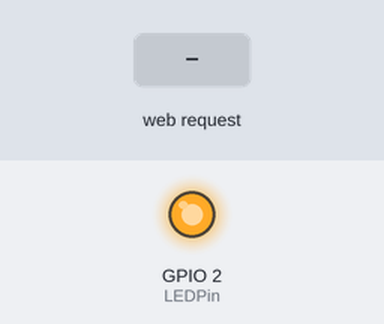
Recording of a sketch running on a simulated ESP8266 (NodeMCU). Shown: output pins drawn as LEDs (lit = HIGH). Inputs (shaded band) come from the test bench. WiFi joins after 1.5 s; servers stay silent unless stated; what the sketch prints to the serial monitor is not drawn.

Above: at 3.7 s.
3.8 s: HTTP request GET /LEDToggle received
At 4.7 s:
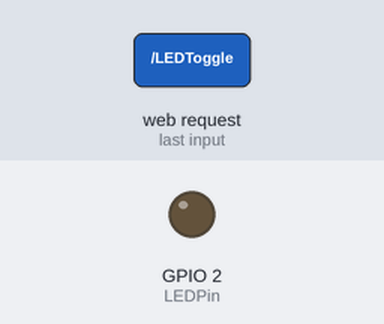
Timing chart, 0 to 6.8 s (numbered marks = the images above; inputs shaded):
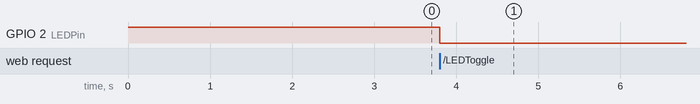

Measured:
- after the input at 3.8 s, GPIO 2 (LEDPin): HIGH → LOW at once

The sketch:

_03_WebServer.ino
```cpp
#include <ESP8266WiFi.h>
#include <WiFiClient.h>
#include <ESP8266WebServer.h>

// Replace with your network credentials
const char* ssid = "KarkaniusHS";
const char* password = "NHATest0";

ESP8266WebServer server(80);   //instantiate server at port 80 (http port)

String page = "";
int LEDPin = 2;
boolean toggle = false;

void setup(void){
  //the HTML of the web page
  page = "<h1>Simple NodeMCU Web Server</h1><p><a href=\"LEDToggle\"><button>Turn ON</button></a>&nbsp;</p>";
  //make the LED pin output and initially turned off
  pinMode(LEDPin, OUTPUT);
  digitalWrite(LEDPin, HIGH);

  delay(1000);
  Serial.begin(9600);
  WiFi.begin(ssid, password); //begin WiFi connection
  Serial.println("");

  // Wait for connection
  while (WiFi.status() != WL_CONNECTED) {
    delay(500);
    Serial.print(".");
  }
  Serial.println("");
  Serial.print("Connected to ");
  Serial.println(ssid);
  Serial.print("IP address: ");
  Serial.println(WiFi.localIP());

  server.on("/", [](){
    server.send(200, "text/html", page);
  });
  server.on("/LEDToggle", [](){
    if(toggle) {
      page = "<h1>Simple NodeMCU Web Server</h1><p><a href=\"LEDToggle\"><button>Turn ON</button></a>&nbsp;</p>";
      digitalWrite(LEDPin, HIGH);
    }
    else {
      page = "<h1>Simple NodeMCU Web Server</h1><p><a href=\"LEDToggle\"><button>Turn OFF</button></a>&nbsp;</p>";
      digitalWrite(LEDPin, LOW);
    }
    server.send(200, "text/html", page);
    toggle = !toggle;
    delay(100);
  });
  server.begin();
  Serial.println("Web server started!");
}

void loop(void){
  server.handleClient();
}
```
